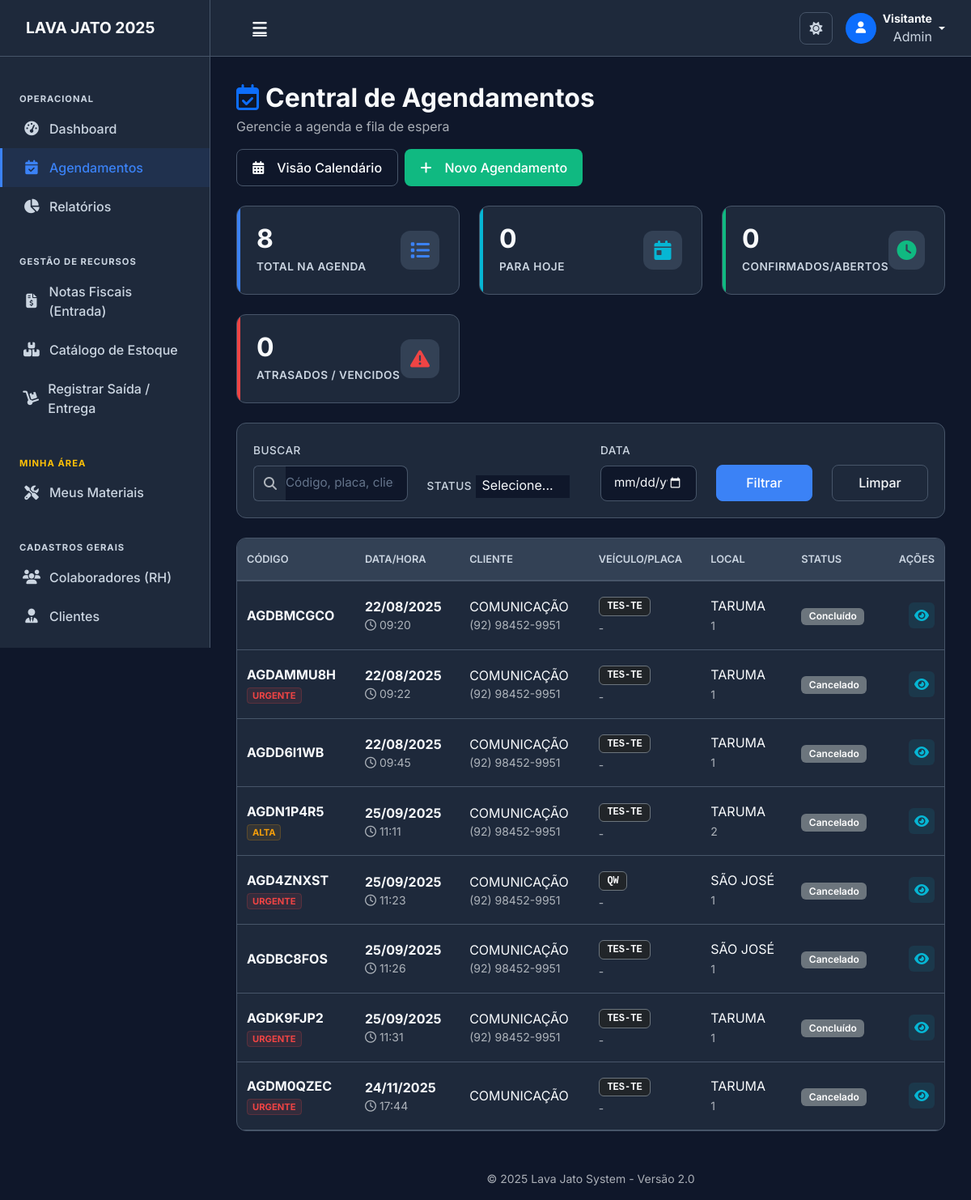
The page /agendamentos/ on the database its author committed.
### lavagens/agendamento_models.py (models this page shows, shortened)
class Agendamento(models.Model):
    STATUS_CHOICES = [
        ("AGENDADO", "Agendado"),
        ("CONFIRMADO", "Confirmado"),
        ("EM_ANDAMENTO", "Em Andamento"),
        ("CONCLUIDO", "Concluído"),
        ("CANCELADO", "Cancelado"),
        ("NAO_COMPARECEU", "Não Compareceu"),
    ]
    PRIORIDADE_CHOICES = [
        ("BAIXA", "Baixa"),
        ("NORMAL", "Normal"),
        ("ALTA", "Alta"),
        ("URGENTE", "Urgente"),
    ]
    codigo = models.CharField("Código", max_length=20, unique=True)
    cliente = models.ForeignKey(
        Cliente,
        on_delete=models.PROTECT,
        related_name="agendamentos",
        help_text="Cliente que solicitou o agendamento"
    )
    veiculo = models.ForeignKey(
        Veiculo,
        on_delete=models.PROTECT,
        related_name="agendamentos",
        null=True,
        blank=True,
        help_text="Veículo a ser lavado (opcional se apenas placa)"
    )
    base = models.ForeignKey(
        'lavagens.Base',
        on_delete=models.PROTECT,
        related_name="agendamentos" # Nome da relação pode ser simples
    )
    local = models.CharField("Local", max_length=100, blank=True)
    tipo_lavagem = models.ForeignKey(
        'lavagens.TipoLavagem',
        on_delete=models.PROTECT,
        related_name="agendamentos"
    )
    transporte_equipamento = models.ForeignKey(
        'lavagens.TransporteEquipamento',
        on_delete=models.PROTECT,
        related_name="agendamentos"
    )
    lavadores = models.ManyToManyField(
        Lavador,
        related_name="agendamentos",
        blank=True,  # blank=True permite que o agendamento seja salvo sem lavadores
        help_text="Lavadores designados (opcional)"
    )
    placa_veiculo = models.CharField("Placa do Veículo", max_length=10)
    data_agendamento = models.DateField("Data do Agendamento")
    hora_agendamento = models.TimeField("Hora do Agendamento")
    duracao_estimada = models.PositiveIntegerField(
        "Duração Estimada (minutos)",
        default=30,
        help_text="Tempo estimado para conclusão da lavagem"
    )
    status = models.CharField("Status", max_length=20, choices=STATUS_CHOICES, default="AGENDADO")
    prioridade = models.CharField("Prioridade", max_length=10, choices=PRIORIDADE_CHOICES, default="NORMAL")
    valor_estimado = models.DecimalField(
        "Valor Estimado",
        max_digits=10,
        decimal_places=2,
        help_text="Valor estimado da lavagem",
        null=True, blank=True
    )
    desconto_agendamento = models.DecimalField(
        "Desconto por Agendamento",
        max_digits=10,
        decimal_places=2,
        default=0,
        help_text="Desconto especial por agendar"
    )
    telefone_contato = models.CharField(
        "Telefone de Contato",
        max_length=20,
        blank=True,
        help_text="Telefone para confirmação do agendamento"
    )
    email_contato = models.EmailField(
        "Email de Contato",
        blank=True,
        help_text="Email para envio de confirmações"
    )
    observacoes = models.TextField("Observações", blank=True)
    observacoes_internas = models.TextField(
        "Observações Internas",
        blank=True,
        help_text="Observações visíveis apenas para funcionários"
    )
    confirmado_em = models.DateTimeField("Confirmado em", null=True, blank=True)
    confirmado_por = models.CharField("Confirmado por", max_length=100, blank=True)
    cancelado_em = models.DateTimeField("Cancelado em", null=True, blank=True)
    motivo_cancelamento = models.TextField("Motivo do Cancelamento", blank=True)
    lavagem = models.OneToOneField(
        "Lavagem",
        on_delete=models.SET_NULL,
        null=True,
        blank=True,
        related_name="agendamento_origem",
        help_text="Lavagem criada a partir deste agendamento"
    )
    class Meta:
        verbose_name = "Agendamento"
        verbose_name_plural = "Agendamentos"
        ordering = ["data_agendamento", "hora_agendamento"]
        unique_together = [
            ["data_agendamento", "hora_agendamento", "local"]
        ]
    @property
    def data_hora_agendamento(self):
        if self.data_agendamento and self.hora_agendamento:
            naive_datetime = datetime.combine(self.data_agendamento, self.hora_agendamento)
            return timezone.make_aware(naive_datetime)
        return None
    @property
    def esta_vencido(self):
        if self.data_hora_agendamento:
            return timezone.now() > self.data_hora_agendamento
        return False
    @property
    def pode_ser_cancelado(self):
        return self.status in ["AGENDADO", "CONFIRMADO"]
    @property
    def pode_iniciar_lavagem(self):
        return self.status in ["AGENDADO", "CONFIRMADO"] and not self.esta_vencido

### clientes/models.py (models this page shows, shortened)
class Cliente(models.Model):
    nome = models.CharField('Nome', max_length=200)
    telefone = models.CharField('Telefone', max_length=20, blank=True)
    email = models.EmailField('E-mail', blank=True)
    observacoes = models.TextField('Observações', blank=True)
    ativo = models.BooleanField('Ativo', default=True)
    class Meta:
        verbose_name = 'Cliente'
        verbose_name_plural = 'Clientes'
        ordering = ['nome']

### lavagens/models.py (models this page shows, shortened)
class Base(models.Model):
    nome = models.CharField(max_length=100, unique=True)
    class Meta:
        verbose_name = "Base"
        verbose_name_plural = "Bases"

### lavagens/agendamento_views.py (the view, shortened to what this page needs)
# urls.py: path('agendamentos/', agendamento_views.agendamentos_dashboard, name='agendamentos_dashboard'),
def agendamentos_dashboard(request):
    status_filter = request.GET.get("status", "")
    data_filter = request.GET.get("data", "")
    busca = request.GET.get("busca", "")
    agendamentos = Agendamento.objects.select_related(
        "cliente", "veiculo", "base", "tipo_lavagem" # Mantém os outros select_related
    ).prefetch_related(
        "lavadores"  # ### CORREÇÃO AQUI ###
    ).all()
    if status_filter:
        agendamentos = agendamentos.filter(status=status_filter)
    if data_filter:
        try:
            data_obj = datetime.strptime(data_filter, "%Y-%m-%d").date()
            agendamentos = agendamentos.filter(data_agendamento=data_obj)
        except ValueError:
            pass
    agendamentos = agendamentos.order_by("data_agendamento", "hora_agendamento")
    paginator = Paginator(agendamentos, 20)
    page_number = request.GET.get("page")
    page_obj = paginator.get_page(page_number)
    hoje = timezone.now().date()
    stats = {
        "total": Agendamento.objects.count(),
        "hoje": Agendamento.objects.filter(data_agendamento=hoje).count(),
        "agendados": Agendamento.objects.filter(status="AGENDADO").count(),
        "confirmados": Agendamento.objects.filter(status="CONFIRMADO").count(),
        "vencidos": Agendamento.objects.filter(
            data_agendamento__lt=hoje,
            status__in=["AGENDADO", "CONFIRMADO"]
        ).count()
    }
    status_choices = Agendamento.STATUS_CHOICES
    context = {
        "page_obj": page_obj,
        "stats": stats,
        "status_choices": status_choices,
        "filtros": {
            "status": status_filter,
            "data": data_filter,
            "busca": busca
        }
    }
    return render(request, "lavagens/agendamentos_dashboard.html", context)

### templates/lavagens/agendamentos_dashboard.html (shortened to what this page needs)
{% extends 'base/base.html' %}
{% load static %}
{% block extra_css %}
    <link rel="stylesheet" href="{% static 'css/base.css' %}">
    <link rel="stylesheet" href="{% static 'css/components.css' %}">
    <link rel="stylesheet" href="{% static 'css/agendamentos.css' %}">
{% endblock %}
{% block content %}
<div class="agendamentos-container fade-in">
    <div class="d-flex justify-content-between align-items-center flex-wrap gap-3">
        <div>
            <h2 class="mb-1 fw-bold" style="color: var(--text-light);">
                <i class="far fa-calendar-check me-2 text-primary"></i>Central de Agendamentos
            </h2>
            <p class="text-muted mb-0">Gerencie a agenda e fila de espera</p>
        </div>
        <div class="d-flex gap-2">
            <a href="{% url 'calendario_agendamentos' %}" class="btn btn-outline-secondary">
                <i class="fas fa-calendar-alt me-2"></i>Visão Calendário
            </a>
            <a href="{% url 'novo_agendamento' %}" class="btn btn-success-custom">
                <i class="fas fa-plus me-2"></i>Novo Agendamento
            </a>
        </div>
    </div>
    <div class="stats-grid">
        <div class="stat-card stat-primary">
            <div class="stat-content">
                <h3>{{ stats.total }}</h3>
                <p>Total na Agenda</p>
            </div>
            <div class="stat-icon">
                <i class="fas fa-list"></i>
            </div>
        </div>
        <div class="stat-card stat-info">
            <div class="stat-content">
                <h3>{{ stats.hoje }}</h3>
                <p>Para Hoje</p>
            </div>
            <div class="stat-icon">
                <i class="fas fa-calendar-day"></i>
            </div>
        </div>
        <div class="stat-card stat-success">
            <div class="stat-content">
                <h3>{{ stats.agendados }}</h3>
                <p>Confirmados/Abertos</p>
            </div>
            <div class="stat-icon">
                <i class="fas fa-clock"></i>
            </div>
        </div>
        <div class="stat-card stat-danger">
            <div class="stat-content">
                <h3>{{ stats.vencidos }}</h3>
                <p>Atrasados / Vencidos</p>
            </div>
            <div class="stat-icon">
                <i class="fas fa-exclamation-triangle"></i>
            </div>
        </div>
    </div>
    <div class="filter-card">
        <form method="GET" class="row g-3 align-items-end">
            <div class="col-md-3">
                <label class="form-label">Buscar</label>
                <div class="input-group">
                    <span class="input-group-text bg-transparent border-end-0 text-muted" style="border-color: var(--border-color);">
                        <i class="fas fa-search"></i>
                    </span>
                    <input type="text" name="busca" class="form-control border-start-0 ps-0"
                           placeholder="Código, placa, cliente..." value="{{ filtros.busca }}">
                </div>
            </div>
            <div class="col-md-3">
                <label class="form-label">Status</label>
            </div>
            <div class="col-md-2">
                <label class="form-label">Data</label>
                <input type="date" name="data" class="form-control" value="{{ filtros.data }}" onchange="this.form.submit()">
            </div>
            <div class="col-md-2">
                <button type="submit" class="btn btn-primary w-100">Filtrar</button>
            </div>
            <div class="col-md-2">
                <a href="{% url 'agendamentos_dashboard' %}" class="btn btn-outline-secondary w-100">Limpar</a>
            </div>
        </form>
    </div>
    <div class="table-card">
        <div class="table-responsive">
            <table class="table table-hover mb-0 align-middle">
                <thead class="table-dark">
                    <tr>
                        <th>Código</th>
                        <th>Data/Hora</th>
                        <th>Cliente</th>
                        <th>Veículo/Placa</th>
                        <th>Local</th>
                        <th>Status</th>
                        <th class="text-end">Ações</th>
                    </tr>
                </thead>
                <tbody>
                    {% for agendamento in page_obj %}
                        <tr {% if agendamento.esta_vencido and agendamento.status in 'AGENDADO,CONFIRMADO' %}style="background-color: rgba(239, 68, 68, 0.05);"{% endif %}>
                            <td>
                                <div class="fw-bold">{{ agendamento.codigo }}</div>
                                {% if agendamento.prioridade == 'ALTA' %}
                                    <span class="priority-badge priority-alta">Alta</span>
                                {% elif agendamento.prioridade == 'URGENTE' %}
                                    <span class="priority-badge priority-urgente">Urgente</span>
                                {% endif %}
                            </td>
                            <td>
                                <div class="fw-bold">{{ agendamento.data_agendamento|date:"d/m/Y" }}</div>
                                <div class="text-muted small">
                                    <i class="far fa-clock me-1"></i>{{ agendamento.hora_agendamento|time:"H:i" }}
                                </div>
                            </td>
                            <td>
                                <div class="text-truncate" style="max-width: 150px;">
                                    {{ agendamento.cliente.nome|default:"Não informado" }}
                                </div>
                                {% if agendamento.telefone_contato %}
                                    <div class="text-muted small">{{ agendamento.telefone_contato }}</div>
                                {% endif %}
                            </td>
                            <td>
                                <div class="badge bg-dark border border-secondary text-light font-monospace">
                                    {{ agendamento.placa_veiculo }}
                                </div>
                                <div class="small text-muted mt-1">{{ agendamento.veiculo.modelo|default:"-" }}</div>
                            </td>
                            <td>
                                <div>{{ agendamento.base.nome }}</div>
                                <small class="text-muted">{{ agendamento.local|default:"-" }}</small>
                            </td>
                            <td>
                                {% if agendamento.status == 'AGENDADO' %}
                                    <span class="status-badge-modern status-agendado">
                                        <span class="status-dot"></span> Agendado
                                    </span>
                                {% elif agendamento.status == 'CONFIRMADO' %}
                                    <span class="status-badge-modern status-confirmado">
                                        <span class="status-dot"></span> Confirmado
                                    </span>
                                {% elif agendamento.status == 'EM_ANDAMENTO' %}
                                    <span class="badge bg-warning text-dark">
                                        <i class="fas fa-spinner fa-spin me-1"></i> Em Andamento
                                    </span>
                                {% else %}
                                    <span class="badge bg-secondary">{{ agendamento.get_status_display }}</span>
                                {% endif %}
                            </td>
                            <td class="text-end">
                                <a href="{% url 'detalhes_agendamento' agendamento.id %}" class="btn-icon btn-view" title="Ver Detalhes">
                                    <i class="fas fa-eye"></i>
                                </a>
                            </td>
                        </tr>
                    {% endfor %}
                </tbody>
            </table>
        </div>
    </div>
</div>
{% endblock %}

### rows shown on the page
Agendamento: codigo "AGDBMCGCO", data_agendamento "22/08/2025", hora_agendamento "09:20", cliente.nome "COMUNICAÇÃO", telefone_contato "(92) 98452-9951", placa_veiculo "TES-TE", veiculo.modelo "-", base.nome "TARUMA", local "1", status "Concluído"
Agendamento: codigo "AGDAMMU8H", prioridade "URGENTE", data_agendamento "22/08/2025", hora_agendamento "09:22", cliente.nome "COMUNICAÇÃO", telefone_contato "(92) 98452-9951", placa_veiculo "TES-TE", veiculo.modelo "-", base.nome "TARUMA", local "1", status "Cancelado"
Agendamento: codigo "AGDD6I1WB", data_agendamento "22/08/2025", hora_agendamento "09:45", cliente.nome "COMUNICAÇÃO", telefone_contato "(92) 98452-9951", placa_veiculo "TES-TE", veiculo.modelo "-", base.nome "TARUMA", local "1", status "Cancelado"
Agendamento: codigo "AGDN1P4R5", prioridade "ALTA", data_agendamento "25/09/2025", hora_agendamento "11:11", cliente.nome "COMUNICAÇÃO", telefone_contato "(92) 98452-9951", placa_veiculo "TES-TE", veiculo.modelo "-", base.nome "TARUMA", local "2", status "Cancelado"
Agendamento: codigo "AGD4ZNXST", prioridade "URGENTE", data_agendamento "25/09/2025", hora_agendamento "11:23", cliente.nome "COMUNICAÇÃO", telefone_contato "(92) 98452-9951", placa_veiculo "QW", veiculo.modelo "-", base.nome "SÃO JOSÉ", local "1", status "Cancelado"
Agendamento: codigo "AGDBC8FOS", data_agendamento "25/09/2025", hora_agendamento "11:26", cliente.nome "COMUNICAÇÃO", telefone_contato "(92) 98452-9951", placa_veiculo "TES-TE", veiculo.modelo "-", base.nome "SÃO JOSÉ", local "1", status "Cancelado"
Agendamento: codigo "AGDK9FJP2", prioridade "URGENTE", data_agendamento "25/09/2025", hora_agendamento "11:31", cliente.nome "COMUNICAÇÃO", telefone_contato "(92) 98452-9951", placa_veiculo "TES-TE", veiculo.modelo "-", base.nome "TARUMA", local "1", status "Concluído"
Agendamento: codigo "AGDM0QZEC", prioridade "URGENTE", data_agendamento "24/11/2025", hora_agendamento "17:44", cliente.nome "COMUNICAÇÃO", placa_veiculo "TES-TE", veiculo.modelo "-", base.nome "TARUMA", local "1", status "Cancelado"

### other values the page prints
{{ user.username|default:"Visitante" }} "Visitante"
{{ stats.total }} "8"
{{ stats.hoje }} "0"
{{ stats.agendados }} "0"
{{ stats.vencidos }} "0"
